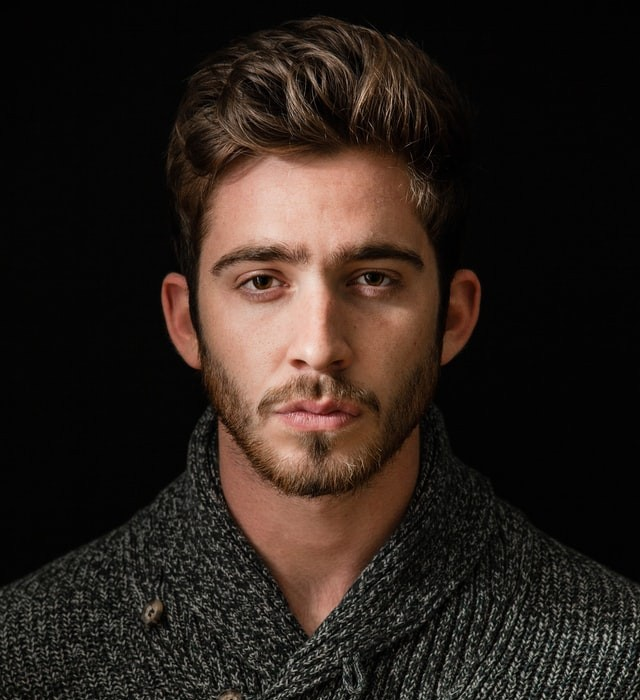
#> input picture image1.jpg, 640 x 700 px, given in place of the camera
$ python face_detection_video.py
#> lines starting #> are read from the running program, lines starting #| are printed output that depends on the picture; after the words box and inside, x2 and y2 are one past the last pixel; in counts of white or black regions, pixels touching at a corner belong together
import cv2
import numpy as np

video_cap = cv2.VideoCapture(0)
face_detector = cv2.CascadeClassifier("haarcascade_frontalface_default.xml")

while True:
    # get the next frame, resize it, and convert it to grayscale
    succes, frame = video_cap.read()
#> frame is the input picture: shape (700, 640, 3); mean B, G, R 27.8, 33.5, 43.5
    frame = cv2.resize(frame, (640, 640))
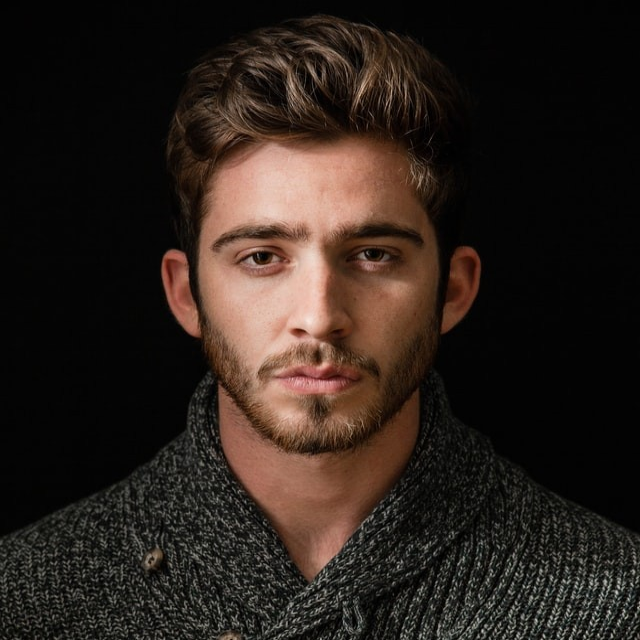
#> frame: shape (640, 640, 3); mean B, G, R 27.7, 33.5, 43.4
    gray = cv2.cvtColor(frame, cv2.COLOR_BGR2GRAY)
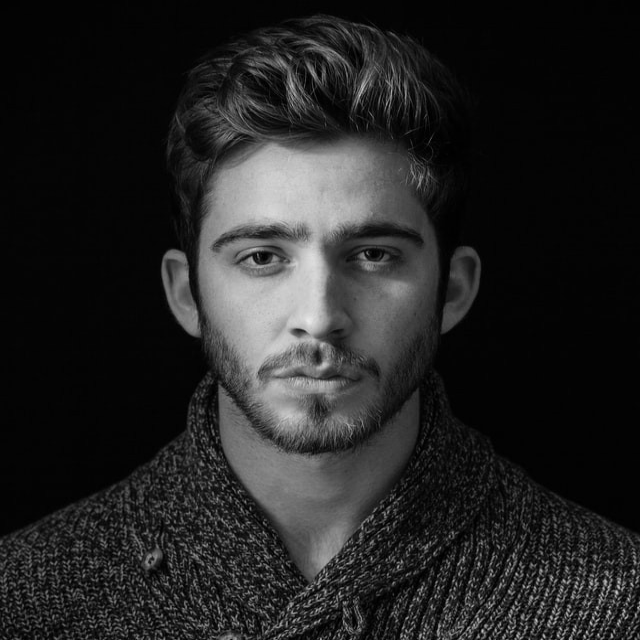
#> gray: shape (640, 640); min 0, max 235, mean 35.8

    face_rects = face_detector.detectMultiScale(gray, 1.04, 5, minSize=(30, 30))
#> face_rects = [[166, 136, 308, 308]]

    for (x, y, w, h) in face_rects:
        cv2.rectangle(frame, (x, y), (x + w, y + h), (0, 255, 0), 2)
#> this loop made 1 pass
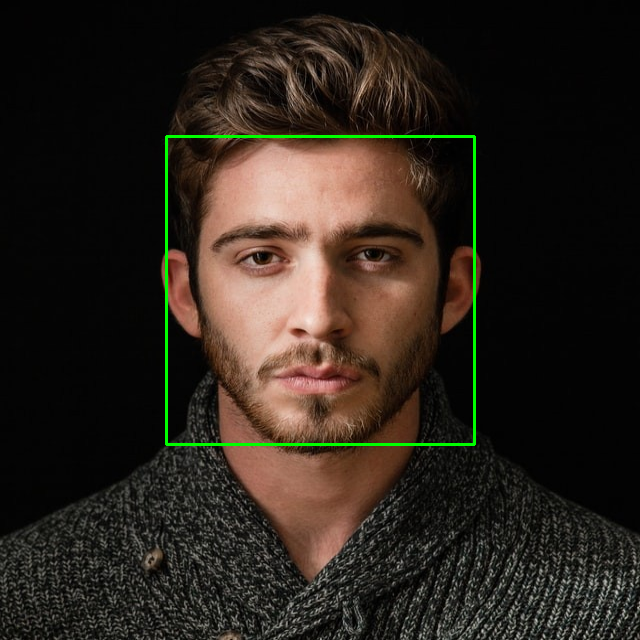
#> frame: shape (640, 640, 3); 0.9% of pixels changed, all inside (x1, y1, x2, y2) = (165, 135, 476, 446)

    cv2.imshow("frame", frame)
    # wait for 1 milliseconde and if the q key is pressed, we break the loop
    if cv2.waitKey(1) == ord("q"):
#> (key q is pressed here)
        break

# release the video capture and close all windows
video_cap.release()
cv2.destroyAllWindows()

$ run again, on image2.jpg
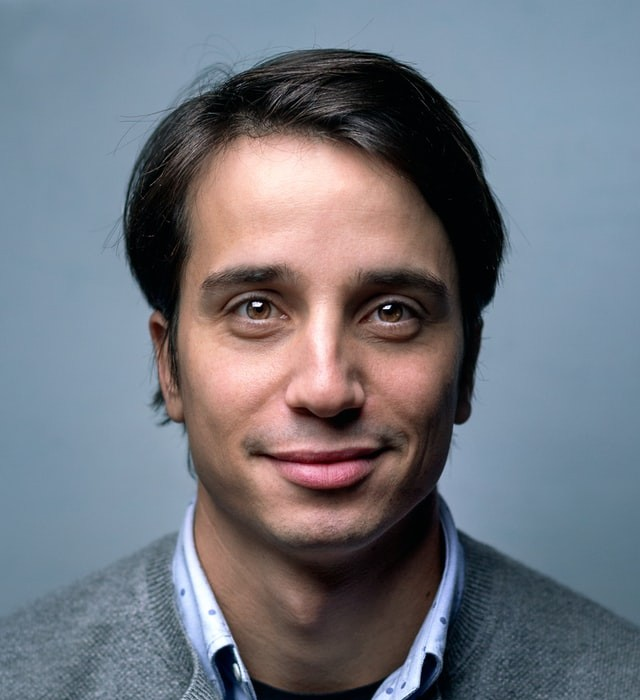
#> input picture image2.jpg, 640 x 700 px, given in place of the camera
#> frame is the input picture: shape (700, 640, 3); mean B, G, R 125.9, 117, 113.2
#> `gray = cv2.cvtColor(frame, cv2.COLOR_BGR2GRAY)`:
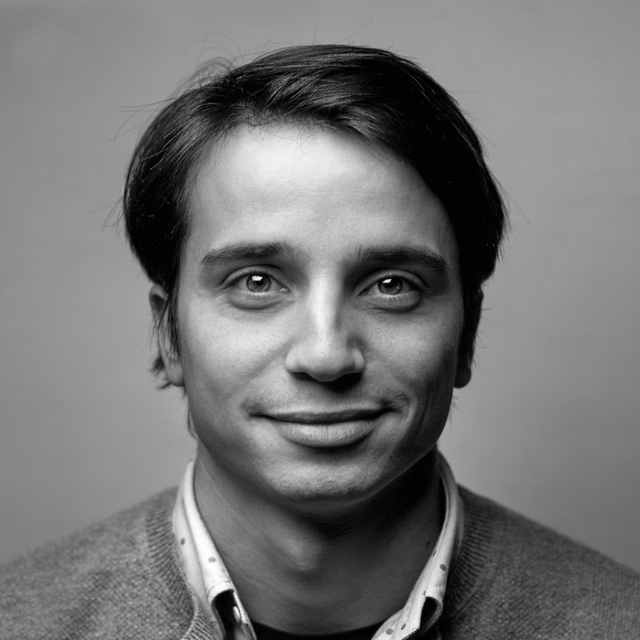
#> gray: shape (640, 640); min 0, max 255, mean 116.8
#> face_rects = [[181, 544, 45, 45], [139, 138, 370, 370]]
#> the loop `for (x, y, w, h) in face_rects:` made 2 passes
#> after the loop `for (x, y, w, h) in face_rects:`:
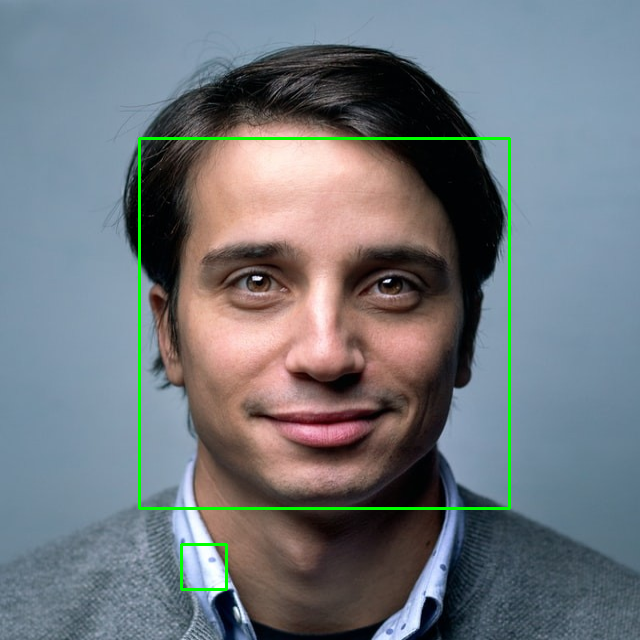
#> frame: shape (640, 640, 3); mean B, G, R 124.4, 118.7, 111.8
